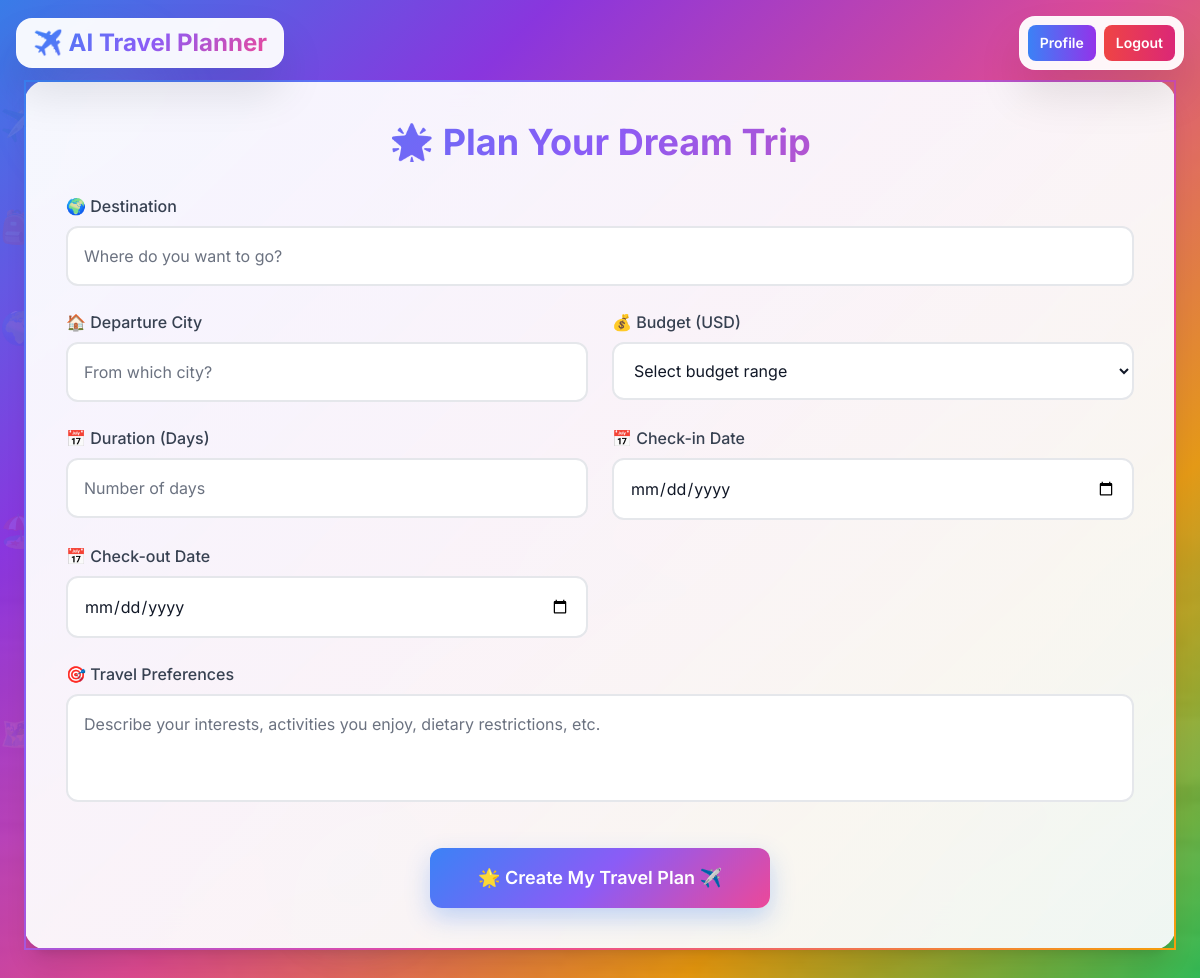
The page / (signed in) on the database as committed earlier.
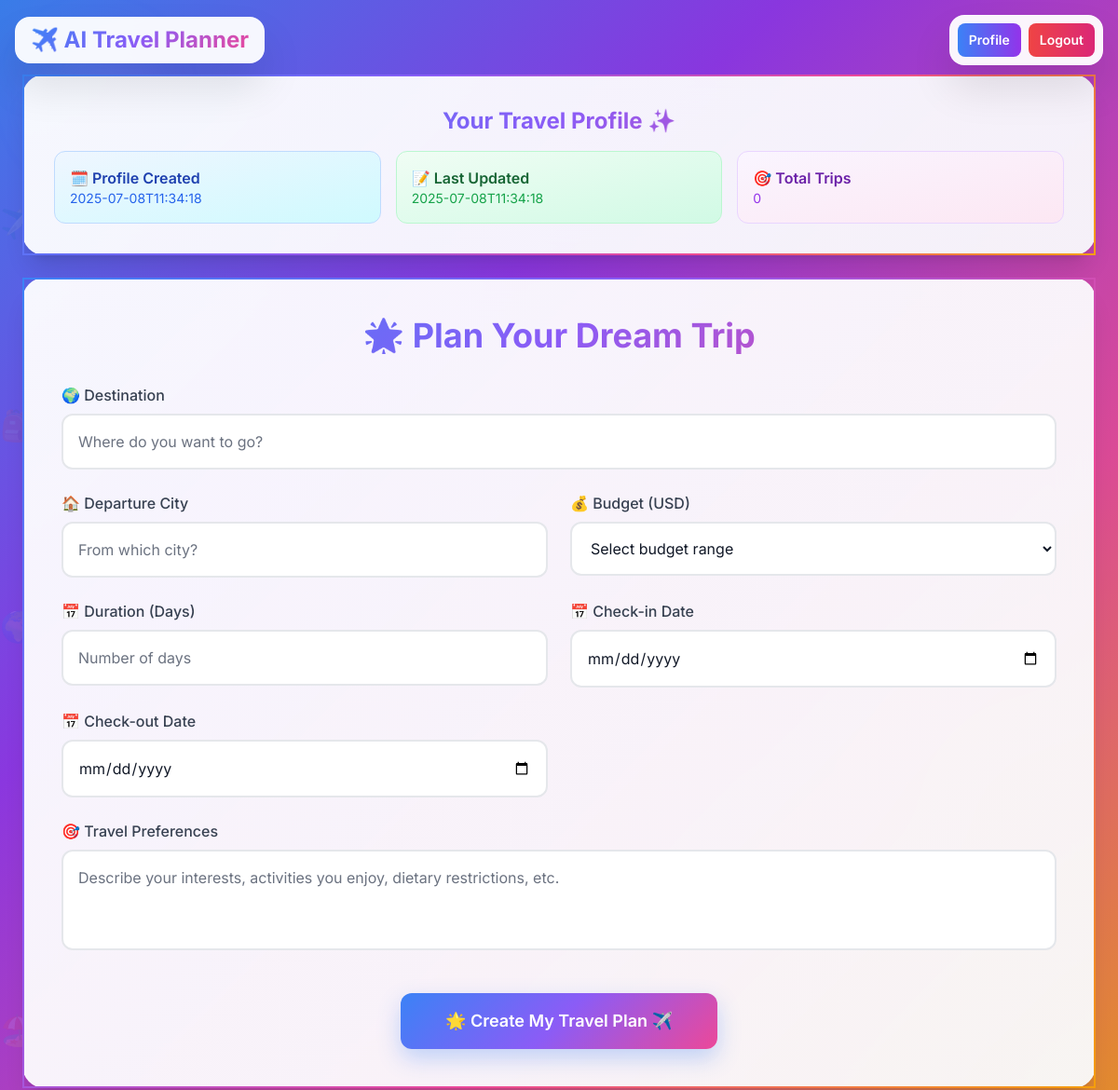
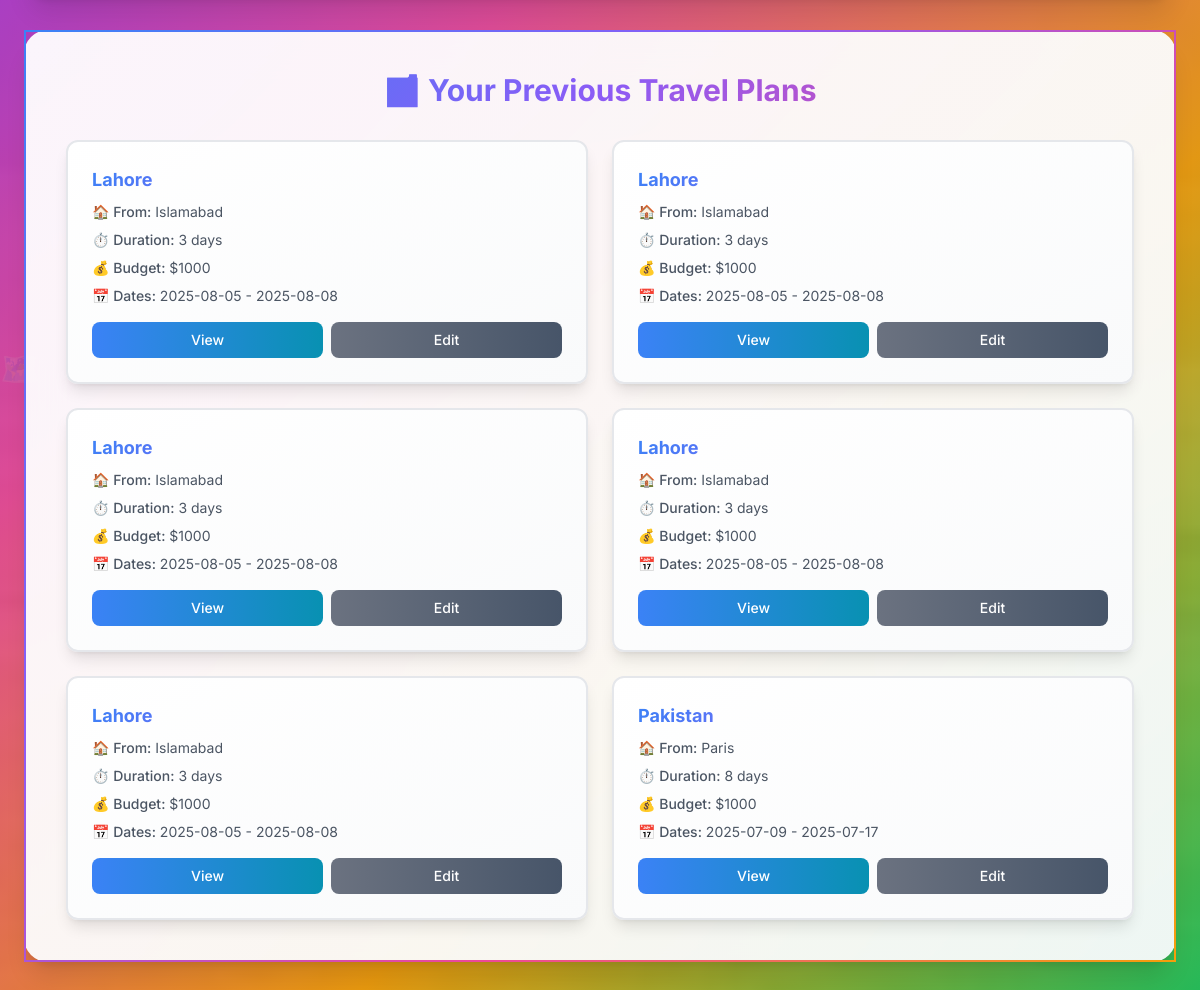
The same page on the database as committed later (2 pictures, top to bottom).
### traveler_planner.py (models this page shows)
class TravelPlan(db.Model):
    id = db.Column(db.Integer, primary_key=True)
    user_id = db.Column(db.Integer, db.ForeignKey('user.id'), nullable=False)
    destination = db.Column(db.String(100))
    departure_city = db.Column(db.String(100))
    checkin_date = db.Column(db.String(20))
    checkout_date = db.Column(db.String(20))
    days = db.Column(db.Integer)
    budget = db.Column(db.String(50))
    preferences = db.Column(db.String(200))
    itinerary = db.Column(db.Text)  # Store as JSON string
    created_at = db.Column(db.DateTime, default=db.func.current_timestamp())

### traveler_planner.py (the view, shortened to what this page needs)
@app.route("/", methods=["GET", "POST"])
@login_required
def home():
    result = None
    destination = ""
    bg_image = CITY_IMAGES["default"]
    profile_summary = None
    personalized_recommendations = None
    user_plans = []
    user_id = session.get('user_id')
    user_plans = TravelPlan.query.filter_by(user_id=user_id).order_by(TravelPlan.created_at.desc()).all()
    sync_profile_from_database(user_id)
    profile_summary = traveler_profiles.get_profile_summary(str(user_id))
    return render_template("index.html",
                         result=result,
                         destination=destination,
                         bg_image=bg_image,
                         profile_summary=profile_summary,
                         personalized_recommendations=personalized_recommendations,
                         user_plans=user_plans)

### traveler_planner.py (called while the page is built)
def login_required(f):
    @wraps(f)
    def decorated_function(*args, **kwargs):
        if 'user_id' not in session:
            flash('Please log in to access this page.', 'error')
            return redirect(url_for('login'))
        return f(*args, **kwargs)
    return decorated_function

def sync_profile_from_database(user_id):
    db_profile = TravelerProfile.query.filter_by(user_id=user_id).first()
    if not db_profile:
        return
    if str(user_id) not in traveler_profiles.profiles:
        traveler_profiles.create_profile(str(user_id))
    if db_profile.budget:
        traveler_profiles.update_budget_profile(str(user_id), db_profile.budget)
    if db_profile.interests:
        interests = [interest.strip() for interest in db_profile.interests.split(',') if interest.strip()]
        traveler_profiles.update_interests_profile(str(user_id), interests)

### traveler_profile.py (called while the page is built)
    def update_budget_profile(self, user_id: str, budget_range: str, preferred_currency: str = "USD") -> str:
        budget_data = {
            'budget_range': budget_range,
            'currency': preferred_currency,
            'last_updated': datetime.now().isoformat()
        }
        existing_budget = None
        for node_id, node_info in self.profiles.get(user_id, {}).get('nodes', {}).items():
            if node_info['type'] == 'budget':
                existing_budget = node_id
                break
        if existing_budget:
            self.profiles[user_id]['nodes'][existing_budget]['data'].update(budget_data)
            return existing_budget
        else:
            return self.add_node(user_id, 'budget', budget_data)

    def update_interests_profile(self, user_id: str, interests: List[str]) -> str:
        interests_data = {
            'interests': interests,
            'count': len(interests),
            'last_updated': datetime.now().isoformat()
        }
        existing_interests = None
        for node_id, node_info in self.profiles.get(user_id, {}).get('nodes', {}).items():
            if node_info['type'] == 'interests':
                existing_interests = node_id
                break
        if existing_interests:
            self.profiles[user_id]['nodes'][existing_interests]['data'].update(interests_data)
            return existing_interests
        else:
            return self.add_node(user_id, 'interests', interests_data)

### templates/index.html (shortened to what this page needs)
<!DOCTYPE html>
<html lang="en">
<head>
    <script src="https://cdn.tailwindcss.com"></script>
</head>
<body class="travel-bg font-inter overflow-x-hidden">
    <div class="travel-icon" style="top: 10%; animation-delay: 0s;">✈️</div>
    <div class="travel-icon" style="top: 30%; animation-delay: -3s;">🌍</div>
    <div class="travel-icon" style="top: 50%; animation-delay: -6s;">🏖️</div>
    <div class="travel-icon" style="top: 70%; animation-delay: -9s;">🗺️</div>
    <div class="travel-icon" style="top: 20%; animation-delay: -12s;">🎒</div>
    <div class="fixed top-10 left-10 w-32 h-32 bg-gradient-to-br from-blue-400/20 to-purple-500/20 rounded-full blur-xl floating-element"></div>
    <div class="fixed top-1/3 right-20 w-40 h-40 bg-gradient-to-br from-pink-400/20 to-orange-500/20 rounded-full blur-xl floating-element"></div>
    <div class="fixed bottom-20 left-1/4 w-28 h-28 bg-gradient-to-br from-green-400/20 to-blue-500/20 rounded-full blur-xl floating-element"></div>
    <div class="fixed top-0 left-0 right-0 z-30 p-2 sm:p-4 flex flex-wrap items-center justify-between gap-2">
        <div class="glass-effect rounded-2xl px-4 py-2 flex items-center gap-2">
            <h1 class="text-lg sm:text-xl md:text-2xl font-bold gradient-text">✈️ AI Travel Planner</h1>
        </div>
        <div class="glass-effect rounded-2xl px-2 py-2 flex items-center gap-2 mobile-stack">
            <a href="/profile" class="px-3 py-2 bg-gradient-to-r from-blue-500 to-purple-600 hover:from-blue-600 hover:to-purple-700 text-white rounded-lg font-semibold text-sm mobile-full text-center transition-all">Profile</a>
            <a href="/logout" class="px-3 py-2 bg-gradient-to-r from-red-500 to-pink-600 hover:from-red-600 hover:to-pink-700 text-white rounded-lg font-semibold text-sm mobile-full text-center transition-all">Logout</a>
        </div>
    </div>
    <div class="pt-20 pb-8 px-2 sm:px-4 main-container ultra-mobile relative z-10">
        <div class="max-w-6xl mx-auto">
            {% if profile_summary %}
                <div class="colorful-card rounded-2xl sm:rounded-3xl shadow-xl p-4 sm:p-6 md:p-8 mb-6 form-container form-ultra-mobile">
                    <h2 class="text-xl sm:text-2xl font-bold gradient-text mb-4 text-center">Your Travel Profile ✨</h2>
                    <div class="grid grid-cols-1 sm:grid-cols-2 lg:grid-cols-3 gap-4">
                        <div class="bg-gradient-to-br from-blue-50 to-cyan-100 p-3 sm:p-4 rounded-xl border border-blue-200">
                            <h3 class="font-semibold text-blue-800 text-sm sm:text-base">🗓️ Profile Created</h3>
                            <p class="text-blue-600 text-xs sm:text-sm">{{ profile_summary.created_at }}</p>
                        </div>
                        <div class="bg-gradient-to-br from-green-50 to-emerald-100 p-3 sm:p-4 rounded-xl border border-green-200">
                            <h3 class="font-semibold text-green-800 text-sm sm:text-base">📝 Last Updated</h3>
                            <p class="text-green-600 text-xs sm:text-sm">{{ profile_summary.last_updated }}</p>
                        </div>
                        <div class="bg-gradient-to-br from-purple-50 to-pink-100 p-3 sm:p-4 rounded-xl border border-purple-200 sm:col-span-2 lg:col-span-1">
                            <h3 class="font-semibold text-purple-800 text-sm sm:text-base">🎯 Total Trips</h3>
                            <p class="text-purple-600 text-xs sm:text-sm">{{ profile_summary.total_trips or 0 }}</p>
                        </div>
                    </div>
                </div>
            {% endif %}
            <div class="colorful-card rounded-2xl sm:rounded-3xl shadow-xl p-4 sm:p-6 md:p-8 lg:p-10 mb-8 form-container form-ultra-mobile">
                <h2 class="text-2xl sm:text-3xl md:text-4xl font-bold text-center gradient-text mb-6 sm:mb-8">🌟 Plan Your Dream Trip</h2>
                <form method="POST" class="space-y-4 sm:space-y-6">
                    <div class="grid grid-cols-1 md:grid-cols-2 gap-4 sm:gap-6">
                        <div class="md:col-span-2">
                            <label class="block text-sm sm:text-base font-medium text-gray-700 mb-2">🌍 Destination</label>
                            <input name="destination" type="text"
                                   class="w-full px-4 py-3 sm:py-4 border-2 border-gray-200 rounded-xl input-colorful transition-all duration-200 bg-white text-gray-900 placeholder-gray-500 input-responsive"
                                   placeholder="Where do you want to go?"
                                   value="{{ destination or '' }}" required>
                        </div>
                        <div>
                            <label class="block text-sm sm:text-base font-medium text-gray-700 mb-2">🏠 Departure City</label>
                            <input name="departure_city" type="text"
                                   class="w-full px-4 py-3 sm:py-4 border-2 border-gray-200 rounded-xl input-colorful transition-all duration-200 bg-white text-gray-900 placeholder-gray-500 input-responsive"
                                   placeholder="From which city?" required>
                        </div>
                        <div>
                            <label class="block text-sm sm:text-base font-medium text-gray-700 mb-2">💰 Budget (USD)</label>
                            <select name="budget"
                                    class="w-full px-4 py-3 sm:py-4 border-2 border-gray-200 rounded-xl input-colorful transition-all duration-200 bg-white text-gray-900 input-responsive" required>
                                <option value="">Select budget range</option>
                            </select>
                        </div>
                        <div>
                            <label class="block text-sm sm:text-base font-medium text-gray-700 mb-2">📅 Duration (Days)</label>
                            <input name="days" type="number" min="1" max="30"
                                   class="w-full px-4 py-3 sm:py-4 border-2 border-gray-200 rounded-xl input-colorful transition-all duration-200 bg-white text-gray-900 placeholder-gray-500 input-responsive"
                                   placeholder="Number of days" required>
                        </div>
                        <div>
                            <label class="block text-sm sm:text-base font-medium text-gray-700 mb-2">📅 Check-in Date</label>
                            <input name="checkin_date" type="date"
                                   class="w-full px-4 py-3 sm:py-4 border-2 border-gray-200 rounded-xl input-colorful transition-all duration-200 bg-white text-gray-900 input-responsive"
                                   required>
                        </div>
                        <div>
                            <label class="block text-sm sm:text-base font-medium text-gray-700 mb-2">📅 Check-out Date</label>
                            <input name="checkout_date" type="date"
                                   class="w-full px-4 py-3 sm:py-4 border-2 border-gray-200 rounded-xl input-colorful transition-all duration-200 bg-white text-gray-900 input-responsive"
                                   required>
                        </div>
                        <div class="md:col-span-2">
                            <label class="block text-sm sm:text-base font-medium text-gray-700 mb-2">🎯 Travel Preferences</label>
                            <textarea name="preferences" rows="3"
                                      class="w-full px-4 py-3 sm:py-4 border-2 border-gray-200 rounded-xl input-colorful transition-all duration-200 bg-white text-gray-900 placeholder-gray-500 resize-none input-responsive"
                                      placeholder="Describe your interests, activities you enjoy, dietary restrictions, etc."></textarea>
                        </div>
                    </div>
                    <div class="text-center pt-4">
                        <button type="submit"
                                class="w-full sm:w-auto btn-colorful text-white font-semibold py-4 px-8 sm:px-12 rounded-xl text-base sm:text-lg btn-responsive">
                            🌟 Create My Travel Plan ✈️
                        </button>
                    </div>
                </form>
            </div>
            {% if user_plans %}
                <div class="colorful-card rounded-2xl sm:rounded-3xl shadow-xl p-4 sm:p-6 md:p-8 lg:p-10 form-container form-ultra-mobile">
                    <h2 class="text-xl sm:text-2xl md:text-3xl font-bold text-center gradient-text mb-6 sm:mb-8">🗂️ Your Previous Travel Plans</h2>
                    <div class="grid grid-cols-1 md:grid-cols-2 xl:grid-cols-3 gap-4 sm:gap-6">
                        {% for plan in user_plans[:6] %}
                            <div class="bg-gradient-to-br from-white to-gray-50 p-4 sm:p-6 rounded-xl shadow-lg border-2 border-gray-200 hover:shadow-xl transition-all hover:scale-105">
                                <h3 class="font-bold text-base sm:text-lg gradient-text mb-2">{{ plan.destination }}</h3>
                                <div class="space-y-1 sm:space-y-2 text-xs sm:text-sm text-gray-600">
                                    <p><span class="font-medium">🏠 From:</span> {{ plan.departure_city }}</p>
                                    <p><span class="font-medium">⏱️ Duration:</span> {{ plan.days }} days</p>
                                    <p><span class="font-medium">💰 Budget:</span> {{ plan.budget }}</p>
                                    <p><span class="font-medium">📅 Dates:</span> {{ plan.checkin_date }} - {{ plan.checkout_date }}</p>
                                </div>
                                <div class="mt-3 sm:mt-4 flex flex-col sm:flex-row gap-2">
                                    <a href="/plan/{{ plan.id }}" class="flex-1 px-3 py-2 bg-gradient-to-r from-blue-500 to-cyan-600 hover:from-blue-600 hover:to-cyan-700 text-white rounded-lg text-center text-xs sm:text-sm font-medium transition-all">View</a>
                                    <a href="/plan/{{ plan.id }}/edit" class="flex-1 px-3 py-2 bg-gradient-to-r from-gray-500 to-slate-600 hover:from-gray-600 hover:to-slate-700 text-white rounded-lg text-center text-xs sm:text-sm font-medium transition-all">Edit</a>
                                </div>
                            </div>
                        {% endfor %}
                    </div>
                </div>
            {% endif %}
        </div>
    </div>
</body>
</html>

Rows that differ between the two databases and show on the page:
added TravelPlan: destination "Lahore", departure_city "Islamabad", days "3", budget "$1000", checkin_date "2025-08-05", checkout_date "2025-08-08"
added TravelPlan: destination "Lahore", departure_city "Islamabad", days "3", budget "$1000", checkin_date "2025-08-05", checkout_date "2025-08-08"
added TravelPlan: destination "Lahore", departure_city "Islamabad", days "3", budget "$1000", checkin_date "2025-08-05", checkout_date "2025-08-08"
added TravelPlan: destination "Lahore", departure_city "Islamabad", days "3", budget "$1000", checkin_date "2025-08-05", checkout_date "2025-08-08"
added TravelPlan: destination "Lahore", departure_city "Islamabad", days "3", budget "$1000", checkin_date "2025-08-05", checkout_date "2025-08-08"
added TravelPlan: destination "Pakistan", departure_city "Paris", days "8", budget "$1000", checkin_date "2025-07-09", checkout_date "2025-07-17"
Other text that changed with them:
{{ profile_summary.created_at }}: (not shown) → "2025-07-08T11:34:18"
{{ profile_summary.last_updated }}: (not shown) → "2025-07-08T11:34:18"
{{ profile_summary.total_trips or 0 }}: (not shown) → "0"
text now shown: "Your Travel Profile ✨ 🗓️ Profile Created 📝 Last Updated 🎯 Total Trips 🗂️ Your Previous Travel Plans"
